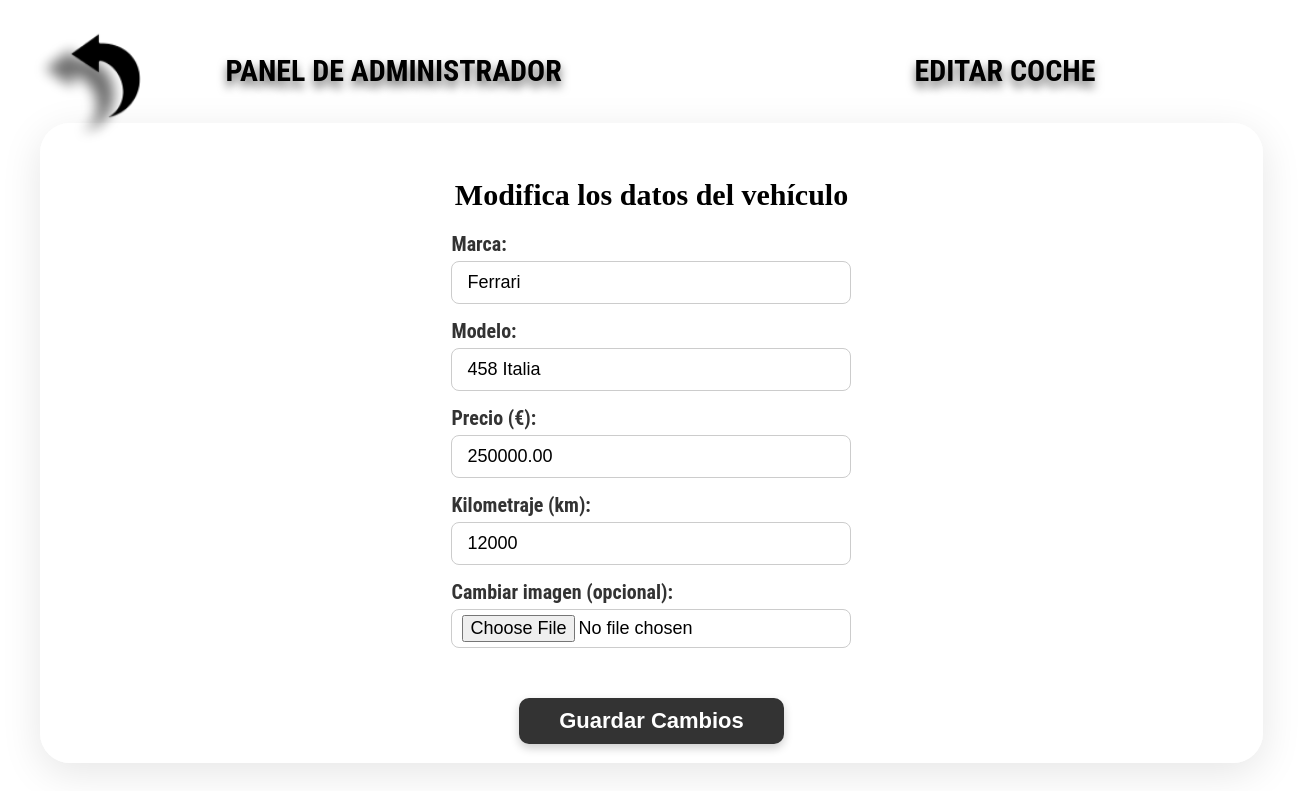
The page /edit_car/1 (signed in) on the database as committed earlier.
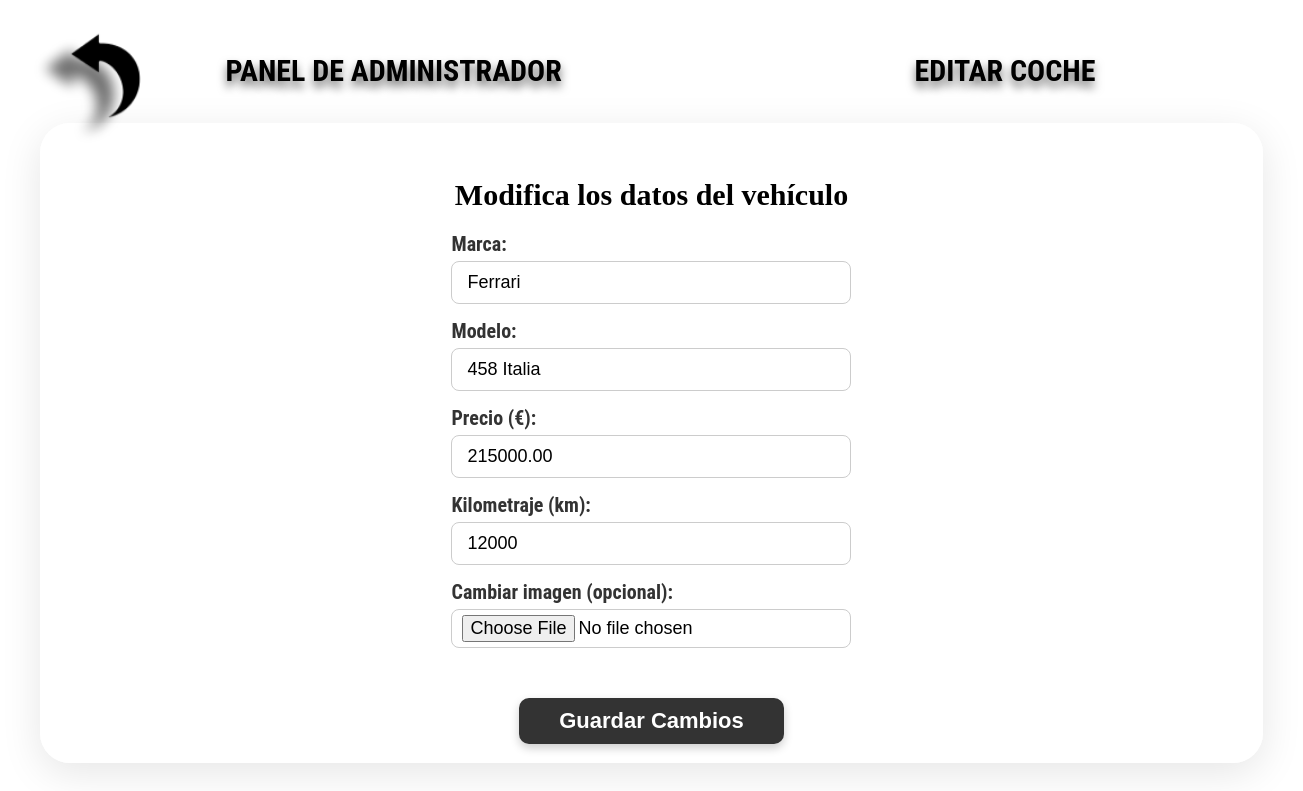
The same page on the database as committed later.
### tables this page shows
CREATE TABLE Coche (
    idCoche INTEGER PRIMARY KEY AUTOINCREMENT,
    marca TEXT NOT NULL,
    modelo TEXT NOT NULL,
    precio REAL NOT NULL,
    kilometraje INTEGER,
    imagen TEXT DEFAULT 'fondo.jpg'
);

### app/controller/ui/car_controller.py (the view, shortened to what this page needs)
    @bp.route("/edit_car/<int:idCoche>", methods=["GET", "POST"])
    def edit_car(idCoche):
        usuario_actual = Sesion().getSession()
        if not usuario_actual or usuario_actual.get('Estado') != 'Admin':
            return redirect(url_for("car.listar_coches"))
        todos = model.get_all()
        coche = next((c for c in todos if c['idCoche'] == idCoche), None)
        if not coche:
            return "Vehículo no encontrado", 404
        return render_template("edit_car.html", coche=coche, usuario=usuario_actual)

### app/controller/model/Sesion.py (called while the page is built)
    def __new__(cls):
        if cls._instance is None:
            cls._instance = super().__new__(cls)
            cls._instance.usuario = Usuario(0,'','','','',0)  # Inicializa un usuario vacío
        return cls._instance

    def getSession(self):
        return self.usuario.getData()

### app/controller/model/Usuario.py (called while the page is built)
    def getData(self):
        return {
            "IDUsuario": self.IDUsuario,
            "Nombre": self.Nombre,
            "Email": self.Email,
            "Contrasena": self.Contrasena,
            "Estado": self.Estado,
            "Favorito": self.Favorito
        }

### app/controller/model/car_model.py (called while the page is built)
    def get_all(self):
        return self.db.execSQL("SELECT * FROM Coche")

### app/database/SGBD.py (called while the page is built)
    def execSQL(self, sql, parameters=None):
        cursor = self.connection.cursor()
        if parameters:
            cursor.execute(sql, parameters)
        else:
            cursor.execute(sql)
        rows = cursor.fetchall()
        cursor.close()
        return rows

### app/templates/edit_car.html (shortened to what this page needs)
<!DOCTYPE html>
<html lang="es">
<head>
    <link rel="stylesheet" href="{{ url_for('static', filename='manageUsers.css') }}">
</head>
<body class="background">
    <a href="/manage_cars">
        <img src="{{ url_for('static', filename='return.png') }}" class="flecha" alt="Volver atrás">
    </a>
    <div class="top-bar">
        <div class="top-left">
            <h1>PANEL DE ADMINISTRADOR</h1>
        </div>
        <div class="top-right">
            <h1>EDITAR COCHE</h1>
        </div>
    </div>
    <div class="pokedex-main-container" style="flex-direction: column; justify-content: flex-start; align-items: center;">
        <h2>Modifica los datos del vehículo</h2>
        <form action="/edit_car/{{ coche.idCoche }}" method="POST" class="form-container" enctype="multipart/form-data">
            <div class="form-group">
                <label for="marca">Marca:</label>
                <input type="text" id="marca" name="marca" required value="{{ coche.marca }}">
            </div>
            <div class="form-group">
                <label for="modelo">Modelo:</label>
                <input type="text" id="modelo" name="modelo" required value="{{ coche.modelo }}">
            </div>
            <div class="form-group">
                <label for="precio">Precio (€):</label>
                <input type="number" id="precio" name="precio" required value="{{ '{:.2f}'.format(coche.precio) }}" step="0.01">
            </div>
            <div class="form-group">
                <label for="kilometraje">Kilometraje (km):</label>
                <input type="number" id="kilometraje" name="kilometraje" required value="{{ coche.kilometraje }}">
            </div>
            <div class="form-group">
                <label for="imagen">Cambiar imagen (opcional):</label>
                <input type="file" id="imagen" name="imagen" accept="image/*" style="padding: 5px 10px !important;">
            </div>
            <div class="Botones" style="margin-top: 20px;">
                <button type="submit" class="btn">Guardar Cambios</button>
            </div>
        </form>
    </div>
</body>
</html>

Rows that differ between the two databases and show on the page:
changed Coche "Ferrari": precio "250000.00" → "215000.00"
